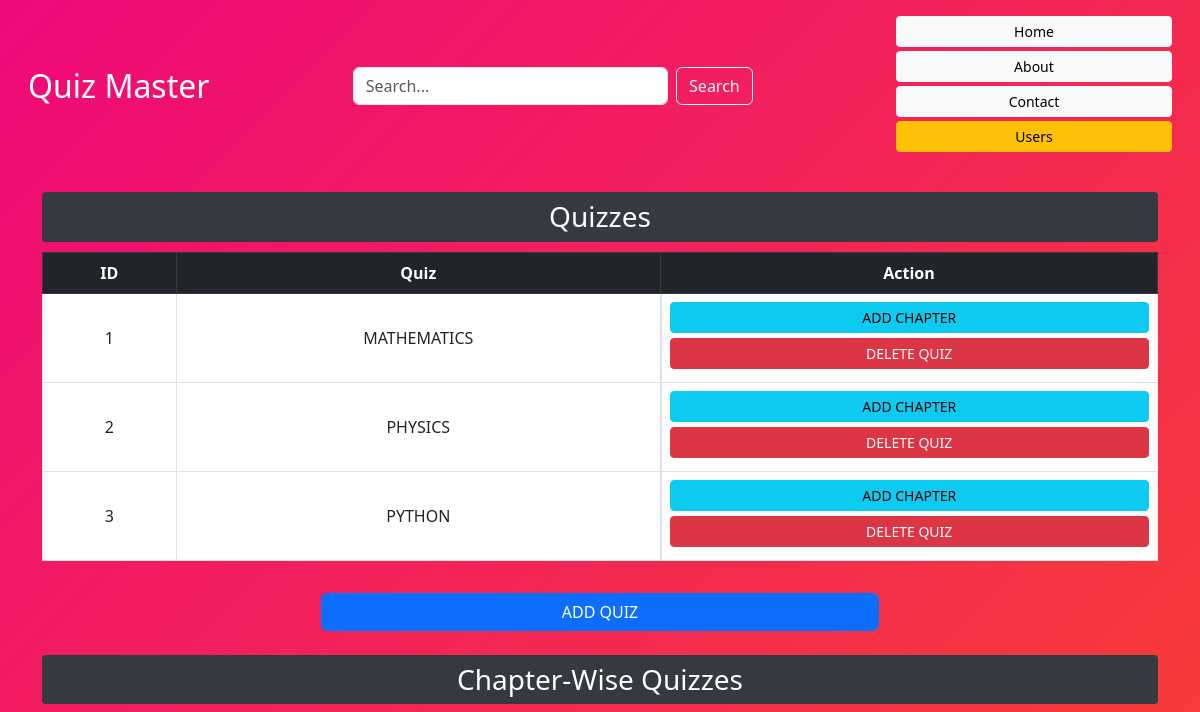
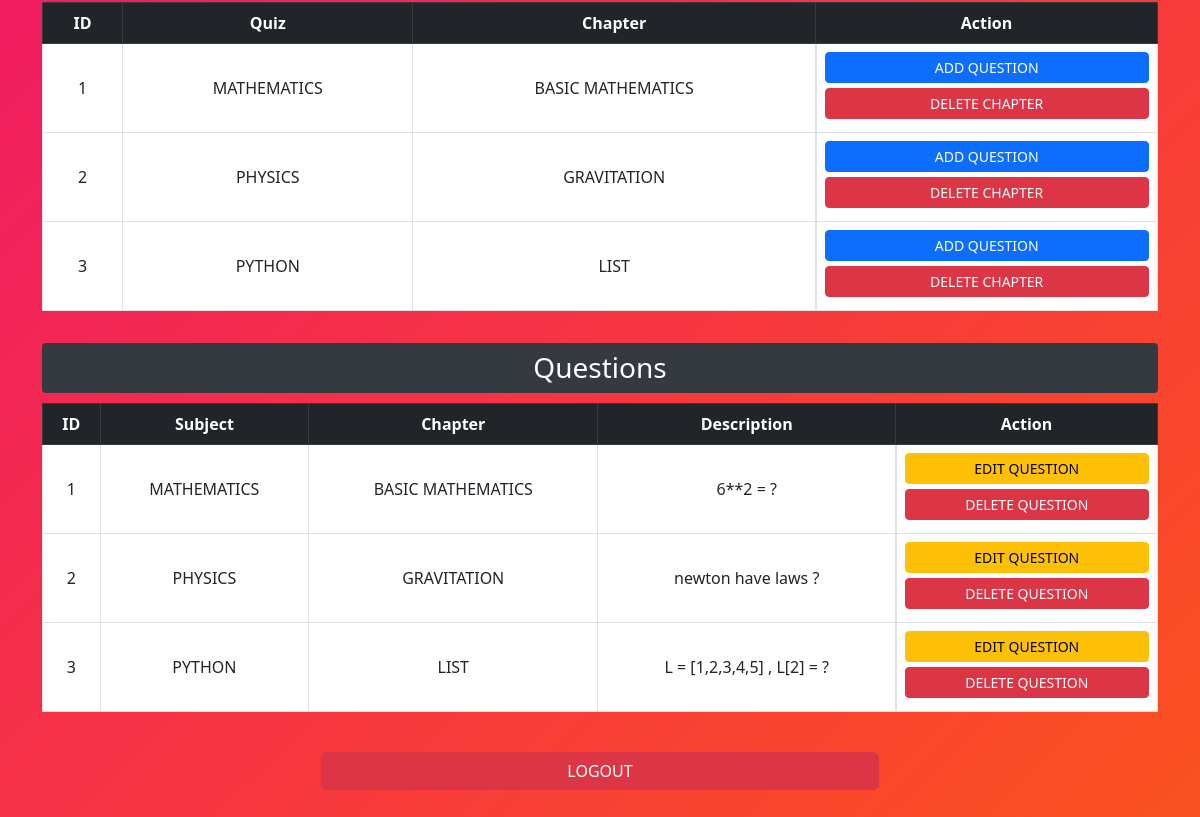
Before: /admin/dashboard with the older database file (2 pictures, top to bottom).
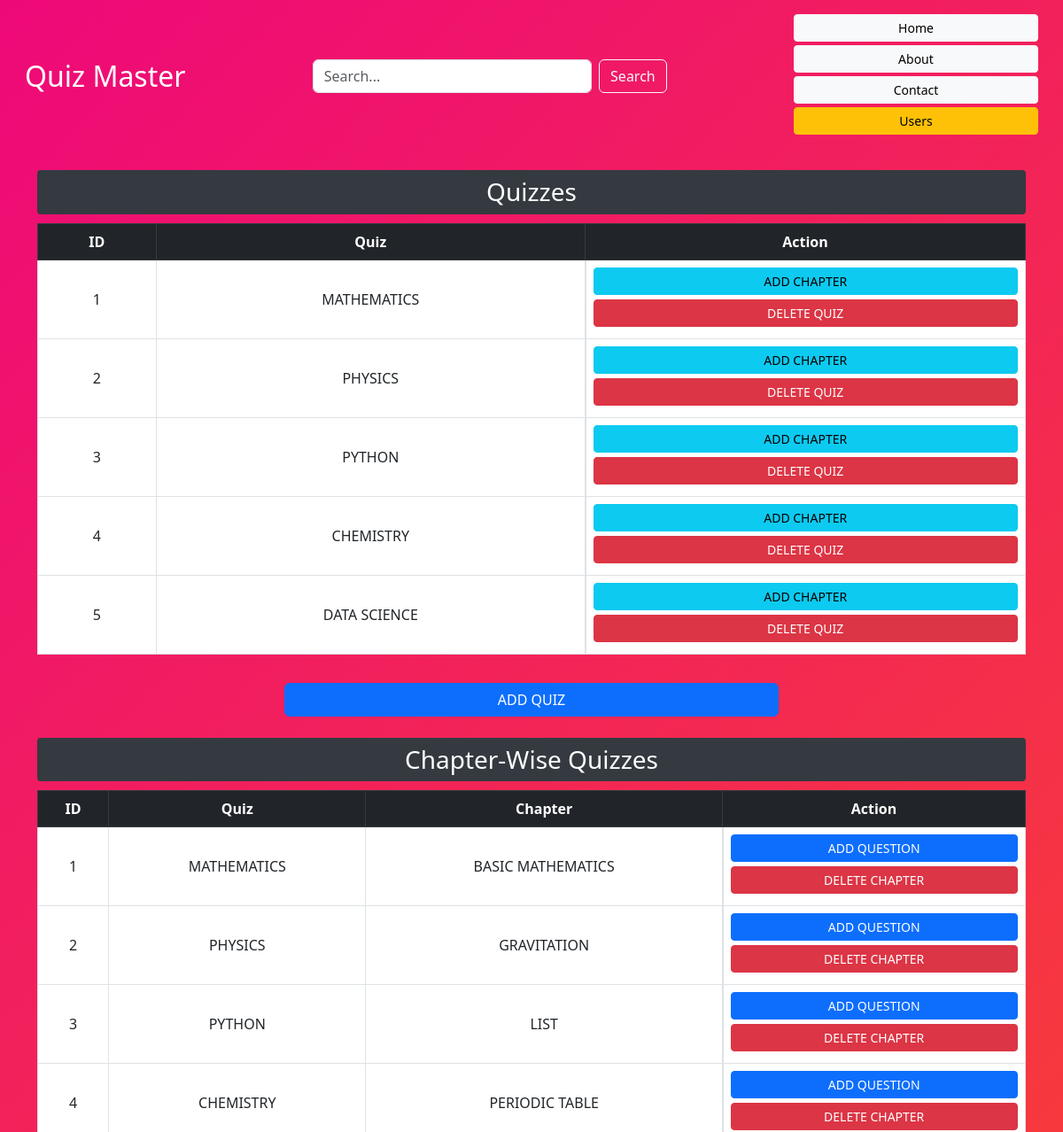
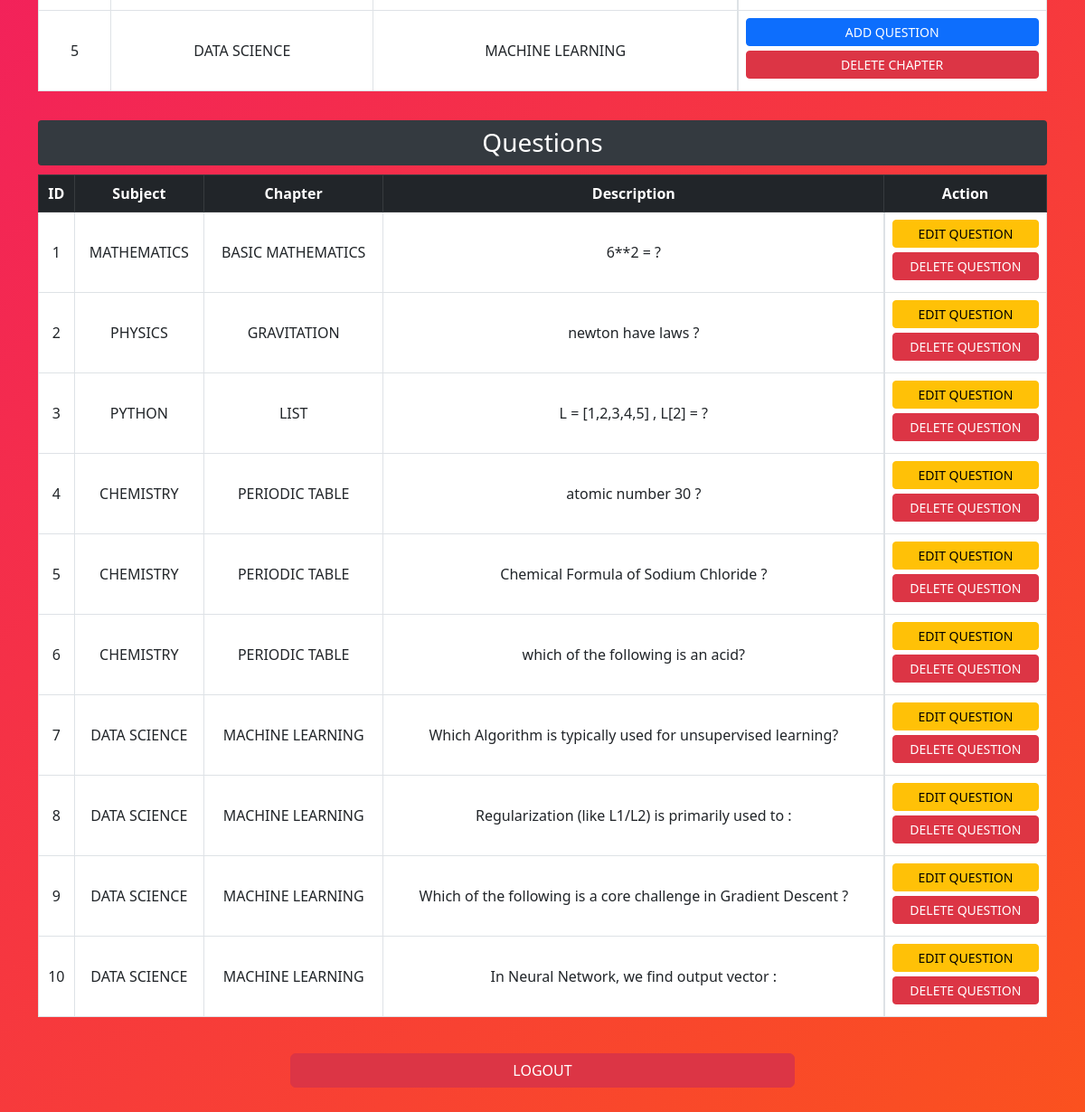
After: the same page with the newer database file (2 pictures, top to bottom).
### app.py (models this page shows)
class Quiz(db.Model):
    id = db.Column(db.Integer , primary_key= True)
    title = db.Column(db.String(100) , nullable = False)
    chapters = db.relationship('Chapter' , backref = 'quiz' , lazy = True)

class Chapter(db.Model):
    id = db.Column(db.Integer , primary_key = True)
    title = db.Column(db.String(50) , nullable = False)
    quiz_id = db.Column(db.Integer , db.ForeignKey('quiz.id') , nullable = False)

class Question(db.Model):
    id = db.Column(db.Integer , primary_key = True)
    quiz_id = db.Column(db.Integer , db.ForeignKey('quiz.id') , nullable = False)
    chapter_id = db.Column(db.Integer , db.ForeignKey('chapter.id') , nullable = False)
    question_statement = db.Column(db.Text , nullable = True)
    question_image = db.Column(db.String(100), nullable=True)  # Optional image
    option_1 = db.Column(db.String(50) , nullable = False)
    option_2 = db.Column(db.String(50) , nullable = False)
    option_3 = db.Column(db.String(50) , nullable = False)
    option_4 = db.Column(db.String(50) , nullable = False)
    correct_option = db.Column(db.Integer , nullable = False)
    quiz = db.relationship('Quiz' , backref='questions')
    chapter = db.relationship('Chapter' , backref='questions')

### app.py (the view)
@app.route('/admin/dashboard')
def admin_dashboard():
    if 'admin_id' not in session:
        redirect('/admin/login')
    search_query = request.args.get('search' ,'').strip().lower()
    if search_query:
        quizzes = Quiz.query.filter(
            Quiz.title.ilike(f'%{ search_query }%')
        ).all()
    else:
        quizzes = Quiz.query.all()
    chapters = Chapter.query.filter(Chapter.quiz_id.in_([q.id for q in quizzes])).all()
    questions = Question.query.filter(Question.quiz_id.in_([q.id for q in quizzes])).all()
    return render_template('admin_dashboard.html' , quizzes=quizzes , chapters=chapters , questions=questions, search_query=search_query)

### templates/admin_dashboard.html (shortened to what this page needs)
<!DOCTYPE html>
<html lang="en">
<head>
  <link href="https://cdn.jsdelivr.net/npm/bootstrap@5.3.0/dist/css/bootstrap.min.css" rel="stylesheet">
</head>
<body>
  <header class="p-3">
    <div class="container-fluid d-flex flex-wrap justify-content-between align-items-center">
      <h2 class="mb-2 mb-md-0">Quiz Master</h2>
      <form class="d-flex mx-3 flex-grow-1" role="search" style="max-width:400px;">
        <input type="text" class="form-control me-2" name="search" value="{{ search_query }}" placeholder="Search...">
        <button class="btn btn-outline-light" type="submit">Search</button>
      </form>
      <nav class="mt-2 mt-md-0">
        <a href="/" class="btn btn-light btn-sm me-2 mb-1">Home</a>
        <a href="/about" class="btn btn-light btn-sm me-2 mb-1">About</a>
        <a href="/contact" class="btn btn-light btn-sm me-2 mb-1">Contact</a>
        <a href="/admin/users" class="btn btn-warning btn-sm mb-1">Users</a>
      </nav>
    </div>
  </header>
  <div class="container card-container">
    <h3 class="section-title">Quizzes</h3>
    <div class="table-responsive mb-3">
      <table class="table table-bordered align-middle text-center">
        <thead class="table-dark">
          <tr>
            <th>ID</th>
            <th>Quiz</th>
            <th>Action</th>
          </tr>
        </thead>
        <tbody>
          {% for quiz in quizzes %}
          <tr>
            <td>{{ quiz.id }}</td>
            <td>{{ quiz.title }}</td>
            <td class="d-flex flex-column align-items-center">
              <a href="/add/chapter/{{ quiz.id }}" class="btn btn-info btn-sm">ADD CHAPTER</a>
              <a href="/delete/quiz/{{ quiz.id }}" class="btn btn-danger btn-sm">DELETE QUIZ</a>
            </td>
          </tr>
          {% endfor %}
        </tbody>
      </table>
    </div>
    <div class="text-center mb-4">
      <a href="/add/quiz" class="btn btn-primary w-50">ADD QUIZ</a>
    </div>
    <h3 class="section-title">Chapter-Wise Quizzes</h3>
    <div class="table-responsive mb-3">
      <table class="table table-bordered align-middle text-center">
        <thead class="table-dark">
          <tr>
            <th>ID</th>
            <th>Quiz</th>
            <th>Chapter</th>
            <th>Action</th>
          </tr>
        </thead>
        <tbody>
          {% for chapter in chapters %}
          <tr>
            <td>{{ chapter.id }}</td>
            <td>{{ chapter.quiz.title }}</td>
            <td>{{ chapter.title }}</td>
            <td class="d-flex flex-column align-items-center">
              <a href="/add/question/{{ chapter.quiz.id }}/{{ chapter.id }}" class="btn btn-primary btn-sm">ADD QUESTION</a>
              <a href="/delete/chapter/{{ chapter.id }}" class="btn btn-danger btn-sm">DELETE CHAPTER</a>
            </td>
          </tr>
          {% endfor %}
        </tbody>
      </table>
    </div>
    <h3 class="section-title">Questions</h3>
    <div class="table-responsive mb-3">
      <table class="table table-bordered align-middle text-center">
        <thead class="table-dark">
          <tr>
            <th>ID</th>
            <th>Subject</th>
            <th>Chapter</th>
            <th>Description</th>
            <th>Action</th>
          </tr>
        </thead>
        <tbody>
          {% for question in questions %}
          <tr>
            <td>{{ question.id }}</td>
            <td>{{ question.quiz.title }}</td>
            <td>{{ question.chapter.title }}</td>
            <td>{{ question.question_statement }}</td>
            <td class="d-flex flex-column align-items-center">
              <a href="/edit/question/{{ question.id }}" class="btn btn-warning btn-sm">EDIT QUESTION</a>
              <a href="/delete/question/{{ question.id }}" class="btn btn-danger btn-sm">DELETE QUESTION</a>
            </td>
          </tr>
          {% endfor %}
        </tbody>
      </table>
    </div>
    <div class="text-center mt-4 mb-5">
      <a href="/admin/login" class="btn btn-danger w-50">LOGOUT</a>
    </div>
  </div>
</body>
</html>

### templates/admin_dashboard.html (style rules this page uses)
body { min-height: 100vh; background: linear-gradient(-45deg, #6a11cb, #2575fc, #ff6a00, #ee0979); background-size: 400% 400%; animation: gradientBG 12s ease infinite; }
header h2 { color: white; }
.card-container { margin-top: 20px; }
.btn-sm { width: 100%; margin-bottom: 5px; }
.section-title { color: #fff; background-color: #343a40; padding: 8px; border-radius: 4px; margin-bottom: 10px; text-align: center; }

Changed rows visible on the page:
added Quiz: id "4", title "CHEMISTRY"
added Quiz: id "5", title "DATA SCIENCE"
added Chapter: id "4", quiz "CHEMISTRY", title "PERIODIC TABLE"
added Chapter: id "5", quiz "DATA SCIENCE", title "MACHINE LEARNING"
added Question: id "4", quiz "CHEMISTRY", chapter "PERIODIC TABLE", question_statement "atomic number 30 ?"
added Question: id "5", quiz "CHEMISTRY", chapter "PERIODIC TABLE", question_statement "Chemical Formula of Sodium Chloride ?"
added Question: id "6", quiz "CHEMISTRY", chapter "PERIODIC TABLE", question_statement "which of the following is an acid?"
added Question: id "7", quiz "DATA SCIENCE", chapter "MACHINE LEARNING", question_statement "Which Algorithm is typically used for unsupervised learning?"
added Question: id "8", quiz "DATA SCIENCE", chapter "MACHINE LEARNING", question_statement "Regularization (like L1/L2) is primarily used to :"
added Question: id "9", quiz "DATA SCIENCE", chapter "MACHINE LEARNING", question_statement "Which of the following is a core challenge in Gradient Descent ?"
added Question: id "10", quiz "DATA SCIENCE", chapter "MACHINE LEARNING", question_statement "In Neural Network, we find output vector :"
